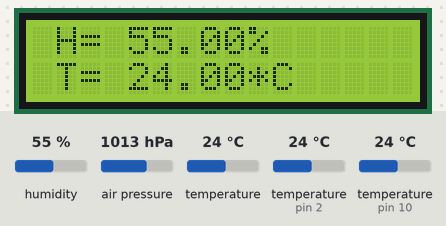
A sketch run on a simulated Arduino Uno, built with avr-gcc and run on an emulated ATmega328P. Parts: 16×2 character LCD. Inputs (shaded band) come from the test bench; at power-on: air pressure 1013 hPa, humidity 55 %, temperature 24 °C, temperature (sensors on pin 2, pin 10) 24 °C.

Above: at 5.6 s.
5.7 s: air pressure set to 952 hPa
At 11.8 s:
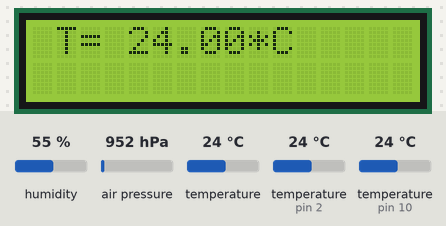
At 17.0 s:
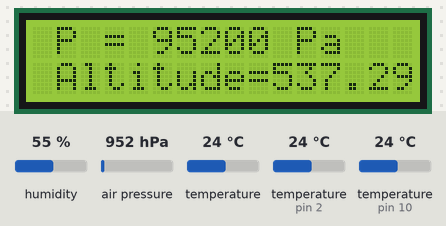
Timing chart, 0 to 18.5 s (numbered marks = the images above; inputs shaded):
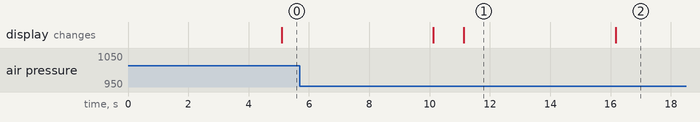

Measured:
- what the display in image 1 shows lasts 5.1 s, from 11.1 s to 16.2 s

The sketch:

meteo_hydroponics.ino
```cpp
#include <LiquidCrystal_I2C.h>

#include <DHT.h>


// Example testing sketch for various DHT humidity/temperature sensors
// Written by ladyada, public domain

//#include <Wire.h>

#include <LiquidCrystal_I2C.h>
#include "DHT.h"
#include <OneWire.h> // ds18d20
#include <Adafruit_BMP085.h> //библиотека для датчика атмосферного давления и температуры GY-68 BMP085 и нашего GY-68 BMP180
#define DHTPIN 2     // what digital pin we're connected to

// Uncomment whatever type you're using!
#define DHTTYPE DHT21   // DHT 22  (AM2302), AM2321

// Connect pin 1 (on the left) of the sensor to +5V
// NOTE: If using a board with 3.3V logic like an Arduino Due connect pin 1
// to 3.3V instead of 5V!
// Connect pin 2 of the sensor to whatever your DHTPIN is
// Connect pin 4 (on the right) of the sensor to GROUND
// Connect a 10K resistor from pin 2 (data) to pin 1 (power) of the sensor

// Initialize DHT sensor.
// Note that older versions of this library took an optional third parameter to
// tweak the timings for faster processors.  This parameter is no longer needed
// as the current DHT reading algorithm adjusts itself to work on faster procs.
DHT dht(DHTPIN, DHTTYPE);
Adafruit_BMP085 bmp; //GY-68 BMP180
LiquidCrystal_I2C lcd(0x3F,16,2);  // set the LCD address to 0x3F for a 16 chars and 2 line display
OneWire  ds(10);  // on pin 10 (a 4.7K resistor is necessary)
boolean flag = true; // button in future?
String sSensorFlag = "dht";
int pin_soli = A0;
const int relayPin = 11; //the base of the transistor attach to

void setup() {
  //lcd.begin(9600);
  dht.begin();
  lcd.init();                      // initialize the lcd
  lcd.backlight();
  digitalWrite(relayPin, LOW);//turn off the pump
  if (!bmp.begin()) {
  Serial.println("Could not find a valid BMP085 sensor, check wiring!");
  while (1) {}
  }

}

void loop() {
  byte i; //ниже все 6 строк это к датчику ds18d20
  byte present = 0;
  byte type_s;
  byte data[12];
  byte addr[8];
  float celsius;
  int mositure_soli;
  boolean relay;


  // Wait a few seconds between measurements.
  delay(5000);
  lcd.clear();

  //if (flag == true) // input internal data
  if (sSensorFlag == "dht") //
  {
      // Reading temperature or humidity takes about 250 milliseconds!
      // Sensor readings may also be up to 2 seconds 'old' (its a very slow sensor)
      float h = dht.readHumidity();
      // Read temperature as Celsius (the default)
      float t = dht.readTemperature();
      lcd.setCursor(1,0); // 1 symbol 1 string
      // Check if any reads failed and exit early (to try again).
      if (isnan(h) || isnan(t)) {
        lcd.print("Failed to read from DHT sensor!");
        return;
      }
      lcd.print("H= ");
      lcd.print(h);
      lcd.print("%");
      lcd.setCursor(1,1); // 1 symbol 2 string
      lcd.print("T= ");
      lcd.print(t);
      lcd.print("*C");
      //flag = false;
      sSensorFlag = "ds18d20";
  }
  else if (sSensorFlag == "ds18d20")
  {
      lcd.setCursor(1,0); // 1 symbol 1 string


      if ( !ds.search(addr)) {
      Serial.println("No more addresses.");
      Serial.println();
      ds.reset_search();
      delay(250);
      return;
    }

    Serial.print("ROM =");
    for( i = 0; i < 8; i++) {
      Serial.write(' ');
      Serial.print(addr[i], HEX);
    }

    if (OneWire::crc8(addr, 7) != addr[7]) {
        Serial.println("CRC is not valid!");
        return;
    }
    Serial.println();

    // the first ROM byte indicates which chip
    switch (addr[0]) {
      case 0x10:
        Serial.println("  Chip = DS18S20");  // or old DS1820
        type_s = 1;
        break;
      case 0x28:
        Serial.println("  Chip = DS18B20");
        type_s = 0;
        break;
      case 0x22:
        Serial.println("  Chip = DS1822");
        type_s = 0;
        break;
      default:
        Serial.println("Device is not a DS18x20 family device.");
        return;
    }

    ds.reset();
    ds.select(addr);
    ds.write(0x44, 1);        // start conversion, with parasite power on at the end

    delay(1000);     // maybe 750ms is enough, maybe not
    // we might do a ds.depower() here, but the reset will take care of it.

    present = ds.reset();
    ds.select(addr);
    ds.write(0xBE);         // Read Scratchpad

    Serial.print("  Data = ");
    Serial.print(present, HEX);
    Serial.print(" ");
    for ( i = 0; i < 9; i++) {           // we need 9 bytes
      data[i] = ds.read();
      Serial.print(data[i], HEX);
      Serial.print(" ");
    }
    Serial.print(" CRC=");
    Serial.print(OneWire::crc8(data, 8), HEX);
    Serial.println();

    // Convert the data to actual temperature
    // because the result is a 16 bit signed integer, it should
    // be stored to an "int16_t" type, which is always 16 bits
    // even when compiled on a 32 bit processor.
    int16_t raw = (data[1] << 8) | data[0];
    if (type_s) {
      raw = raw << 3; // 9 bit resolution default
      if (data[7] == 0x10) {
        // "count remain" gives full 12 bit resolution
        raw = (raw & 0xFFF0) + 12 - data[6];
      }
    } else {
      byte cfg = (data[4] & 0x60);
      // at lower res, the low bits are undefined, so let's zero them
      if (cfg == 0x00) raw = raw & ~7;  // 9 bit resolution, 93.75 ms
      else if (cfg == 0x20) raw = raw & ~3; // 10 bit res, 187.5 ms
      else if (cfg == 0x40) raw = raw & ~1; // 11 bit res, 375 ms
      //// default is 12 bit resolution, 750 ms conversion time
    }
    celsius = (float)raw / 16.0;
    lcd.print("T= ");
    lcd.print(celsius);
    lcd.print("*C");
    //flag = true;
    sSensorFlag = "gy68";

  }
  else if (sSensorFlag == "gy68")
  {
    lcd.setCursor(1,0); // 1 symbol 1 string
    bmp.readTemperature();
    lcd.print("P = ");
    lcd.print(bmp.readSealevelPressure());
    lcd.print(" Pa");
    lcd.setCursor(1,1); // 1 symbol 2 string
  // you can get a more precise measurement of altitude
  // if you know the current sea level pressure which will
  // vary with weather and such. If it is 1015 millibars
  // that is equal to 101500 Pascals.
    lcd.print("Altitude=");
    lcd.print(bmp.readAltitude(101500));
    lcd.print("m");

    sSensorFlag = "soli";
  }

  else if (sSensorFlag == "soli")
  {
    relay = true;
    while (relay == true)
    {
      lcd.clear();
      mositure_soli= analogRead(pin_soli);
      lcd.print("Mositure : ");
      lcd.print(mositure_soli);
      mositure_soli = map(mositure_soli,795,366,0,100);
      lcd.setCursor(1,1); // 1 symbol 2 string
      lcd.print("Mositure : ");
      lcd.print(mositure_soli);
      lcd.print("%");
      if (mositure_soli < 87)
        {
          relay = true;
          digitalWrite(relayPin, HIGH);//turn on the pump
          delay(3000);
          digitalWrite(relayPin, LOW);//turn off the pump
          delay(10000);
        }
      else
        {
          relay = false;
          digitalWrite(relayPin, LOW);//turn off the pump
          lcd.clear();
          lcd.print("Watering is finished");
        }
      }
    sSensorFlag = "dht";
  }

}
```
